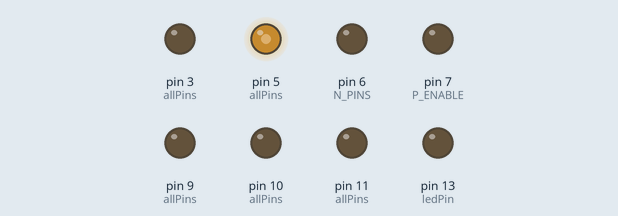
Bench run of a sketch on a simulated Arduino Leonardo, built for the host (arithmetic inside an expression is 32-bit, double 64-bit). On the bench: output pins drawn as LEDs (lit = HIGH).

Above: at 2.5 s.
At 5.1 s:
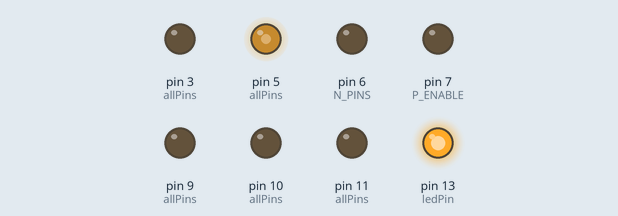
Timing chart, 0 to 6.8 s (numbered marks = the images above):
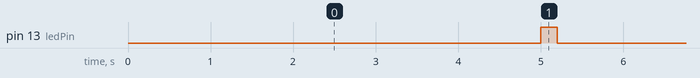

Measured:
- by itself, pin 13 (ledPin): alternates HIGH for 0.20 s and LOW for 5.0 s

The sketch:

PWM-MC-Test.ino
```cpp
#define P_ENABLE 7

enum Pins {
  A_H=5,
  A_L=3,
  B_H=9,
  B_L=6,
 C_H=11,
 C_L=10
};

#define N_PINS 6
Pins allPins[N_PINS] = {A_H, A_L, B_H, B_L, C_H, C_L};
int ledPin = 13;
void setup() {
  // put your setup code here, to run once:
  Serial.begin(9600);

  int mask = ~7;
  TCCR1B = (TCCR1B & mask) | 1;
  TCCR2B = (TCCR2B & mask) | 1;
  TCCR3B = (TCCR3B & mask) | 1;
  TCCR4B = (TCCR4B & mask) | 1;

  pinMode(P_ENABLE, OUTPUT);
  digitalWrite(P_ENABLE, LOW);

  pinMode(ledPin, OUTPUT);

  for (int i = 0; i < N_PINS; i++)
    pinMode(allPins[i], OUTPUT);

  analogWrite(allPins[0], 128);
}
byte buf[1024];
int currentPin = 0;
void loop() {
  delay(5000);
  digitalWrite(ledPin, HIGH);
  delay(200);
  digitalWrite(ledPin, LOW);

  analogWrite(allPins[currentPin], 0);
  //currentPin = (currentPin + 1) % N_PINS;
  analogWrite(allPins[currentPin], 128);
  //Serial.print("Now doing PWM on pin ");
  //Serial.println(allPins[currentPin]);
}
```
